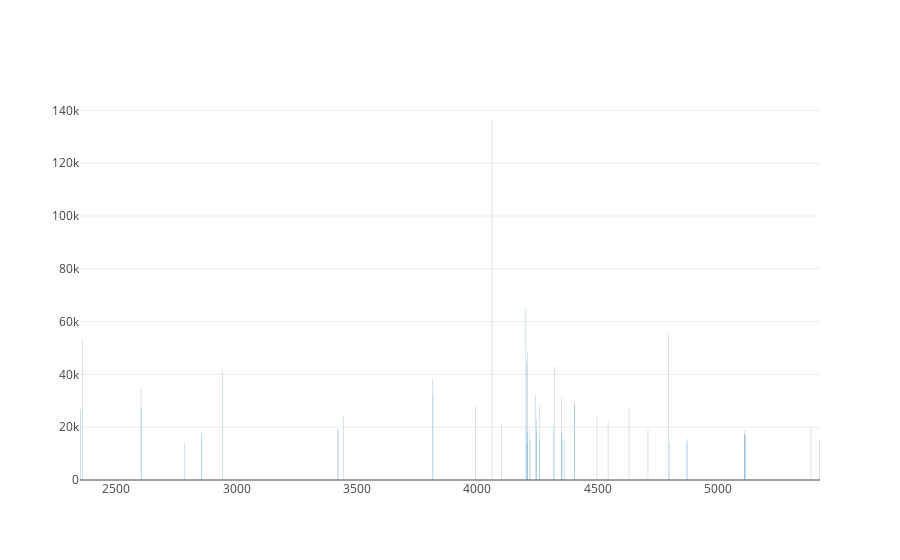
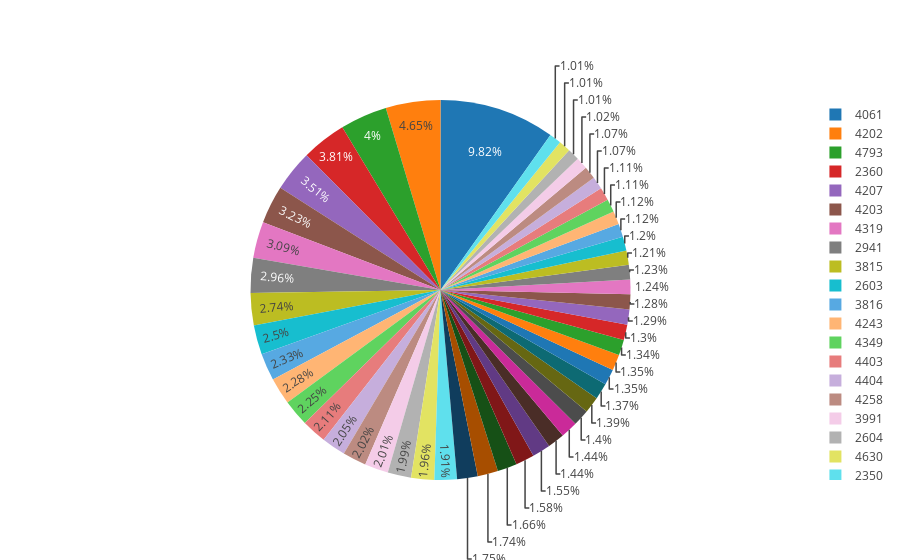

Write notebook code for charts like these, in order.
### Code cell
engine = create_engine("postgresql://tlapinskas@localhost/postgres")

# Grab data from Postgres
df = pd.read_sql('''
                    SELECT product_id, COUNT(*) FROM purchases GROUP BY product_id ORDER BY count DESC LIMIT 50;
                    ''', con=engine)
df = df.fillna('')

# Bar plot
init_notebook_mode(connected=True)    

iplot([go.Bar(
            x=df['product_id'],
            y=df['count'],
)])

# Pie chart
trace = go.Pie(labels=df['product_id'], values=df['count'])

iplot([trace], filename='basic_pie_chart')

### Figure 1 — Plotly figure (JSON) as saved in the notebook; plotly's stock layout.template omitted (floating-point values rounded to 4 significant figures)
{"data": [{"type": "bar", "uid": "9e44ab22-c5fe-11e8-90d0-6a0000cf8860", "x": ["4061", "4202", "4793", "2360", "4207", "4203", "4319", "2941", "3815", "2603", "3816", "4243", "4349", "4403", "4404", "4258", "3991", "2604", "4630", "2350", "4497", "3445", "4246", "4543", "4101", "5386", "4318", "3422", "4709", "4245", "5111", "4218", "3421", "4351", "2856", "4210", "5115", "5110", "5112", "2854", "4259", "4872", "4364", "4353", "4219", "5423", "4800", "4870", "2784", "4209"], "y": [136738, 64722, 55656, 52992, 48886, 44926, 43048, 41260, 38168, 34784, 32402, 31776, 31268, 29334, 28594, 28060, 27976, 27724, 27340, 26592, 24380, 24202, 23162, 22062, 21620, 20114, 20082, 19446, 19302, 19092, 18848, 18836, 18614, 18104, 17916, 17790, 17314, 17164, 16870, 16734, 15642, 15602, 15444, 15432, 14938, 14910, 14132, 14096, 14088, 13996]}], "layout": {}}

### Figure 2 — Plotly figure (JSON) as saved in the notebook; plotly's stock layout.template omitted (floating-point values rounded to 4 significant figures)
{"data": [{"labels": ["4061", "4202", "4793", "2360", "4207", "4203", "4319", "2941", "3815", "2603", "3816", "4243", "4349", "4403", "4404", "4258", "3991", "2604", "4630", "2350", "4497", "3445", "4246", "4543", "4101", "5386", "4318", "3422", "4709", "4245", "5111", "4218", "3421", "4351", "2856", "4210", "5115", "5110", "5112", "2854", "4259", "4872", "4364", "4353", "4219", "5423", "4800", "4870", "2784", "4209"], "type": "pie", "uid": "9e89d3f0-c5fe-11e8-90d0-6a0000cf8860", "values": [136738, 64722, 55656, 52992, 48886, 44926, 43048, 41260, 38168, 34784, 32402, 31776, 31268, 29334, 28594, 28060, 27976, 27724, 27340, 26592, 24380, 24202, 23162, 22062, 21620, 20114, 20082, 19446, 19302, 19092, 18848, 18836, 18614, 18104, 17916, 17790, 17314, 17164, 16870, 16734, 15642, 15602, 15444, 15432, 14938, 14910, 14132, 14096, 14088, 13996]}], "layout": {}}
